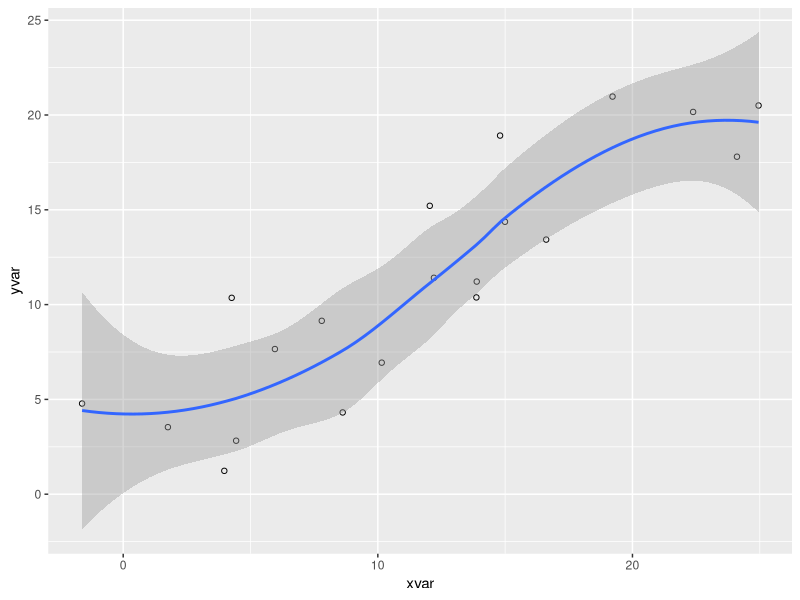
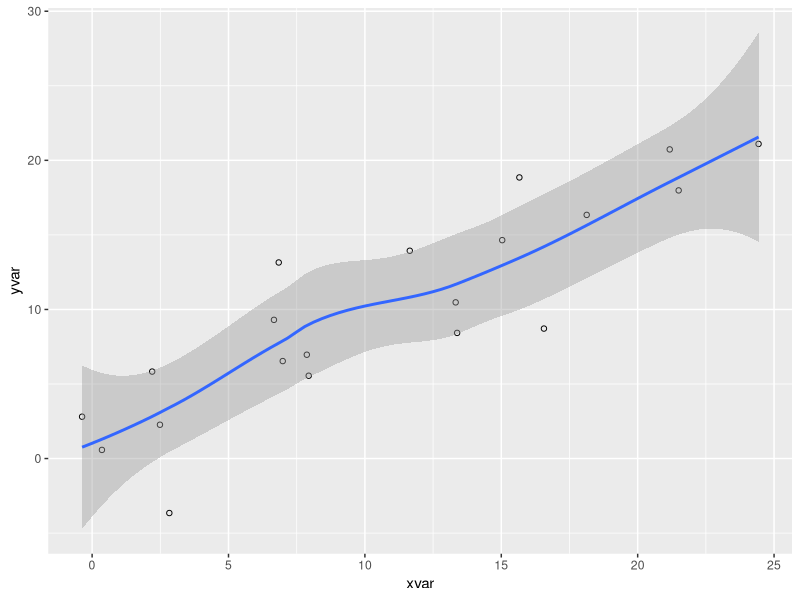
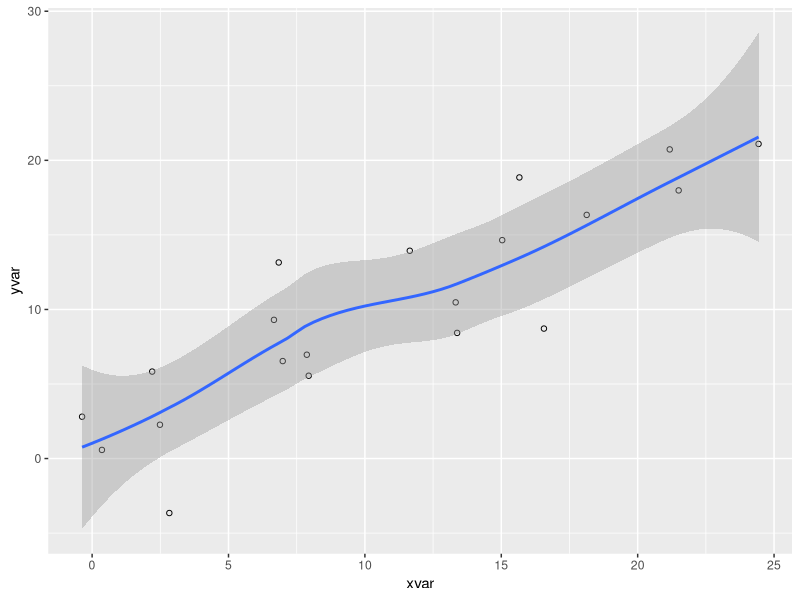
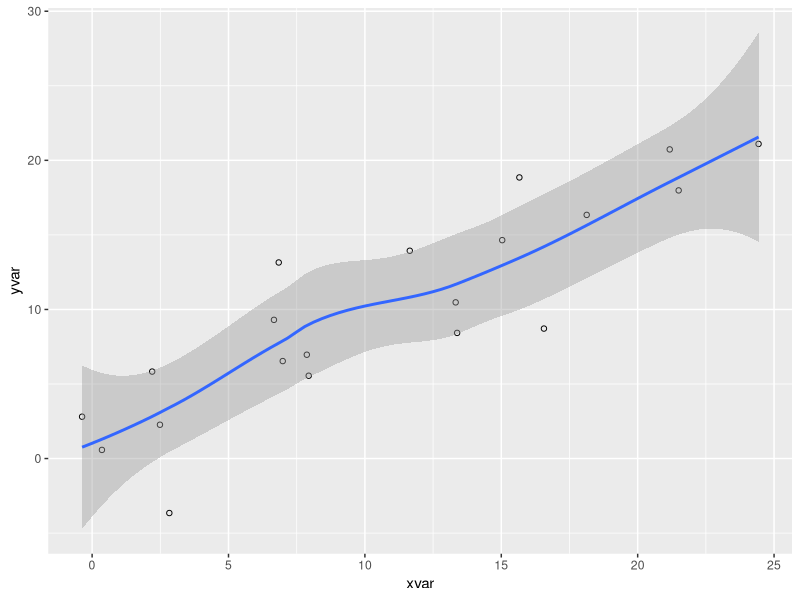
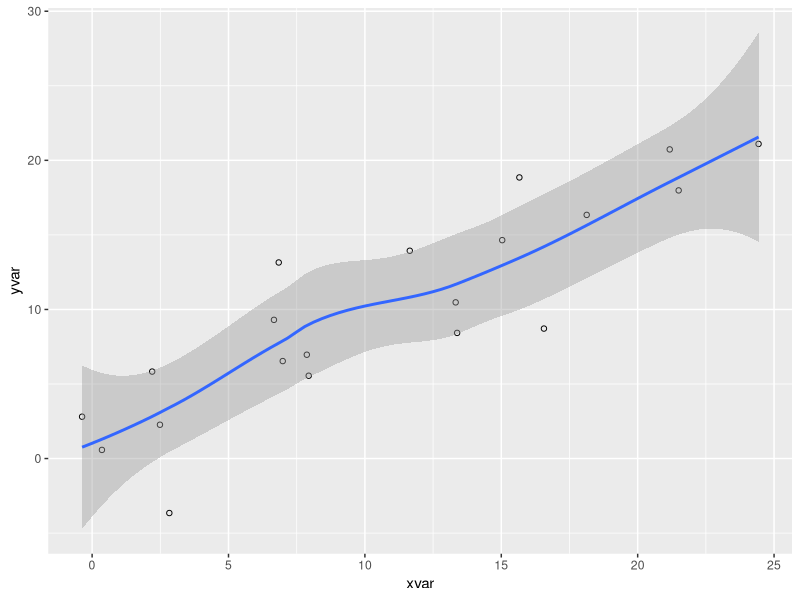
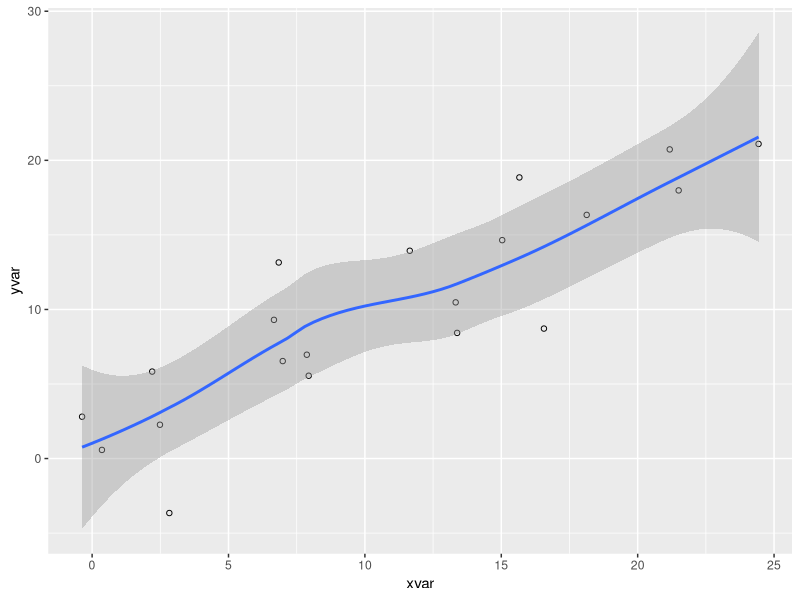

Write R code to recreate these figures, in order.
## ---- chunk 1
#| echo: fenced

# Load data
data(mtcars)

# Fit linear model
model <- lm(mpg ~ wt + hp, data = mtcars)
## ---- chunk 2
#| code-fold: true
#| code-summary: "Click me to show the code!"
#| echo: true

library(ggplot2)
dat <- data.frame(cond = rep(c("A", "B"), each=10),
                  xvar = 1:20 + rnorm(20,sd=3),
                  yvar = 1:20 + rnorm(20,sd=3))

ggplot(dat, aes(x=xvar, y=yvar)) +
  geom_point(shape=1) + 
  geom_smooth() 

## ---- chunk 3
#| echo: false


library(ggplot2)
dat <- data.frame(cond = rep(c("A", "B"), each=10),
                  xvar = 1:20 + rnorm(20,sd=3),
                  yvar = 1:20 + rnorm(20,sd=3))

ggplot(dat, aes(x=xvar, y=yvar)) +
  geom_point(shape=1) + 
  geom_smooth() 
## ---- chunk 4
#| echo: true

ggplot(dat, aes(x=xvar, y=yvar)) +
  geom_point(shape=1) + 
  geom_smooth() 
## ---- chunk 5
#| echo: fenced
#| output-location: slide

ggplot(dat, aes(x=xvar, y=yvar)) +
  geom_point(shape=1) + 
  geom_smooth() 

## ---- chunk 6
#| echo: fenced
#| output-location: column

ggplot(dat, aes(x=xvar, y=yvar)) +
  geom_point(shape=1) + 
  geom_smooth() 

## ---- chunk 7
#| echo: fenced
#| output-location: column
#| fig-width: 4
#| fig-height: 3
#| out-width: "100%"

ggplot(dat, aes(x=xvar, y=yvar)) +
  geom_point(shape=1) + 
  geom_smooth() 
